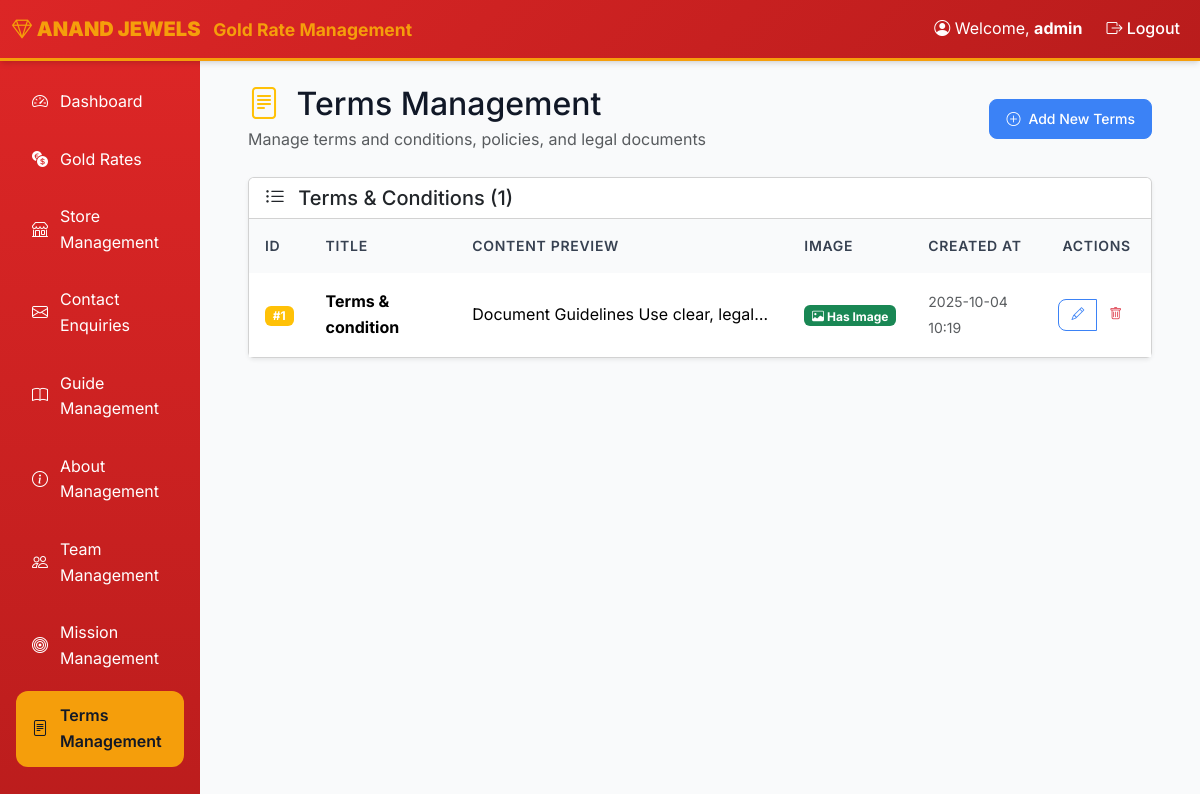
The page /admin/terms (signed in) on the database its author committed.
### models.py (models this page shows, shortened)
class AdminUser(Base):
    __tablename__ = "admin_users"
    id = Column(Integer, primary_key=True, index=True)
    username = Column(String, unique=True, index=True, nullable=False)
    password_hash = Column(String, nullable=False)

class Terms(Base):
    __tablename__ = "terms"
    id = Column(Integer, primary_key=True, index=True)
    title = Column(String, nullable=False)
    content = Column(Text, nullable=False)
    image = Column(String, nullable=True)  # Path to uploaded image
    created_at = Column(DateTime, default=func.now(), nullable=False)

### routers/admin.py (the view)
@router.get("/admin/terms", response_class=HTMLResponse)
async def list_terms(
    request: Request,
    db: Session = Depends(get_db),
    current_user: AdminUser = Depends(require_admin_auth)
):
    terms = db.query(Terms).order_by(desc(Terms.created_at)).all()
    jwt_token = request.session.get("jwt_token", "")
    return templates.TemplateResponse(
        "terms/list.html",
        {
            "request": request,
            "user": current_user,
            "terms": terms,
            "jwt_token": jwt_token
        }
    )

### templates/terms/list.html (shortened to what this page needs)
{% extends "base.html" %}
{% block content %}
<div class="container-fluid px-4">
    <div class="row mb-4">
        <div class="col-12">
            <div class="d-flex justify-content-between align-items-center">
                <div>
                    <h1 class="h2 mb-1">
                        <i class="bi bi-file-text text-warning me-2"></i>
                        Terms Management
                    </h1>
                    <p class="text-muted mb-0">Manage terms and conditions, policies, and legal documents</p>
                </div>
                <div>
                    <a href="/admin/terms/add" class="btn btn-primary">
                        <i class="bi bi-plus-circle"></i>
                        Add New Terms
                    </a>
                </div>
            </div>
        </div>
    </div>
    <div class="row">
        <div class="col-12">
            <div class="card shadow-sm">
                <div class="card-header bg-white">
                    <h5 class="card-title mb-0">
                        <i class="bi bi-list-ul me-2"></i>
                        Terms & Conditions ({{ terms|length }})
                    </h5>
                </div>
                <div class="card-body p-0">
                    {% if terms %}
                    <div class="table-responsive">
                        <table class="table table-hover mb-0">
                            <thead class="bg-light">
                                <tr>
                                    <th>ID</th>
                                    <th>Title</th>
                                    <th>Content Preview</th>
                                    <th>Image</th>
                                    <th>Created At</th>
                                    <th class="text-center">Actions</th>
                                </tr>
                            </thead>
                            <tbody>
                                {% for term in terms %}
                                <tr>
                                    <td>
                                        <span class="badge bg-warning">#{{ term.id }}</span>
                                    </td>
                                    <td>
                                        <strong>{{ term.title }}</strong>
                                    </td>
                                    <td>
                                        <div class="text-truncate" style="max-width: 300px;">
                                            {{ term.content[:100] }}{% if term.content|length > 100 %}...{% endif %}
                                        </div>
                                    </td>
                                    <td>
                                        {% if term.image %}
                                            <span class="badge bg-success">
                                                <i class="bi bi-image"></i> Has Image
                                            </span>
                                        {% else %}
                                            <span class="badge bg-secondary">
                                                <i class="bi bi-image"></i> No Image
                                            </span>
                                        {% endif %}
                                    </td>
                                    <td>
                                        <small class="text-muted">
                                            {{ term.created_at.strftime('%Y-%m-%d %H:%M') }}
                                        </small>
                                    </td>
                                    <td class="text-center">
                                        <div class="btn-group" role="group">
                                            <a href="/admin/terms/edit/{{ term.id }}"
                                               class="btn btn-sm btn-outline-primary"
                                               title="Edit">
                                                <i class="bi bi-pencil"></i>
                                            </a>
                                            <a href="/admin/terms/delete/{{ term.id }}"
                                               class="btn btn-sm btn-outline-danger"
                                               title="Delete"
                                               onclick="return confirm('Are you sure you want to delete this terms entry?')">
                                                <i class="bi bi-trash"></i>
                                            </a>
                                        </div>
                                    </td>
                                </tr>
                                {% endfor %}
                            </tbody>
                        </table>
                    </div>
                    {% endif %}
                </div>
            </div>
        </div>
    </div>
</div>
{% endblock %}

### templates/base.html (shortened to what this page needs)
<!DOCTYPE html>
<html lang="en">
<head>
    <link href="https://cdn.jsdelivr.net/npm/bootstrap@5.3.2/dist/css/bootstrap.min.css" rel="stylesheet">
    <link href="https://cdn.jsdelivr.net/npm/bootstrap-icons@1.10.0/font/bootstrap-icons.css" rel="stylesheet">
    <link href="/static/style.css" rel="stylesheet">
</head>
<body>
    {% block navbar %}
    {% if user %}
    <nav class="navbar navbar-expand-lg navbar-dark">
        <div class="container-fluid">
            <a class="navbar-brand" href="/admin">
                <i class="bi bi-gem"></i>
                <strong>ANAND JEWELS</strong>
                <small class="d-none d-md-inline-block ms-2">Gold Rate Management</small>
            </a>
            <div class="collapse navbar-collapse" id="navbarNav">
                <div class="navbar-nav ms-auto">
                    <span class="navbar-text me-3">
                        <i class="bi bi-person-circle"></i> Welcome, <strong>{{ user.username }}</strong>
                    </span>
                    <a class="nav-link" href="/admin/logout">
                        <i class="bi bi-box-arrow-right"></i> Logout
                    </a>
                </div>
            </div>
        </div>
    </nav>
    {% endif %}
    {% endblock %}
    <div class="container-fluid">
        <div class="row">
            {% if user %}
            <div class="col-md-3 col-lg-2 sidebar p-3 d-none d-md-block">
                <ul class="nav nav-pills flex-column">
                    <li class="nav-item">
                        <a class="nav-link {% if request.url.path == '/admin' %}active{% endif %}" href="/admin">
                            <i class="bi bi-speedometer2"></i> Dashboard
                        </a>
                    </li>
                    <li class="nav-item">
                        <a class="nav-link {% if 'gold-rates' in request.url.path %}active{% endif %}" href="/admin/gold-rates">
                            <i class="bi bi-currency-exchange"></i> Gold Rates
                        </a>
                    </li>
                    <li class="nav-item">
                        <a class="nav-link {% if 'stores' in request.url.path %}active{% endif %}" href="/admin/stores">
                            <i class="bi bi-shop"></i> Store Management
                        </a>
                    </li>
                    <li class="nav-item">
                        <a class="nav-link {% if 'contact-enquiries' in request.url.path %}active{% endif %}" href="/admin/contact-enquiries">
                            <i class="bi bi-envelope"></i> Contact Enquiries
                        </a>
                    </li>
                    <li class="nav-item">
                        <a class="nav-link {% if 'guides' in request.url.path %}active{% endif %}" href="/admin/guides">
                            <i class="bi bi-book"></i> Guide Management
                        </a>
                    </li>
                    <li class="nav-item">
                        <a class="nav-link {% if 'about' in request.url.path %}active{% endif %}" href="/admin/about">
                            <i class="bi bi-info-circle"></i> About Management
                        </a>
                    </li>
                    <li class="nav-item">
                        <a class="nav-link {% if 'team' in request.url.path %}active{% endif %}" href="/admin/team">
                            <i class="bi bi-people"></i> Team Management
                        </a>
                    </li>
                    <li class="nav-item">
                        <a class="nav-link {% if 'missions' in request.url.path %}active{% endif %}" href="/admin/missions">
                            <i class="bi bi-bullseye"></i> Mission Management
                        </a>
                    </li>
                    <li class="nav-item">
                        <a class="nav-link {% if 'terms' in request.url.path %}active{% endif %}" href="/admin/terms">
                            <i class="bi bi-file-text"></i> Terms Management
                        </a>
                    </li>
                </ul>
            </div>
            {% endif %}
            <div class="{% if user %}col-md-9 col-lg-10{% else %}col-12{% endif %} {% if user %}main-content{% endif %} p-4">
                {% block content %}{% endblock %}
            </div>
        </div>
    </div>
</body>
</html>

### static/style.css (style rules this page uses)
:root { --primary: #DC2626; --secondary: #F59E0B; --success: #10B981; --warning: #F59E0B; --info: #3B82F6; --danger: #EF4444; --white: #FFFFFF; --gray-50: #F9FAFB; --gray-100: #F3F4F6; --gray-200: #E5E7EB; --gray-300: #D1D5DB; --gray-400: #9CA3AF; --gray-500: #6B7280; --gray-600: #4B5563; --gray-700: #374151; --gray-800: #1F2937; --gray-900: #111827; --space-1: 0.25rem; --space-2: 0.5rem; --space-3: 0.75rem; --space-4: 1rem; --space-5: 1.25rem; --space-6: 1.5rem; --space-8: 2rem; --space-10: 2.5rem; --space-12: 3rem; --radius-sm: 0.375rem; --radius: 0.5rem; --radius-lg: 0.75rem; --radius-xl: 1rem; --radius-2xl: 1.5rem; --shadow-sm: 0 1px 2px 0 rgb(0 0 0 / 0.05); --shadow: 0 1px 3px 0 rgb(0 0 0 / 0.1), 0 1px 2px -1px rgb(0 0 0 / 0.1); --shadow-md: 0 4px 6px -1px rgb(0 0 0 / 0.1), 0 2px 4px -2px rgb(0 0 0 / 0.1); --shadow-lg: 0 10px 15px -3px rgb(0 0 0 / 0.1), 0 4px 6px -4px rgb(0 0 0 / 0.1); --shadow-xl: 0 20px 25px -5px rgb(0 0 0 / 0.1), 0 8px 10px -6px rgb(0 0 0 / 0.1); --font-sans: 'Inter', -apple-system, BlinkMacSystemFont, 'Segoe UI', Roboto, sans-serif; }
* { box-sizing: border-box; }
body { font-family: var(--font-sans); background-color: var(--gray-50); color: var(--gray-900); line-height: 1.6; margin: 0; padding: 0; }
.navbar { background: linear-gradient(135deg, var(--primary), #B91C1C); border-bottom: 3px solid var(--secondary); box-shadow: var(--shadow-md); }
.navbar-brand { font-weight: 700; color: var(--secondary) !important; font-size: 1.25rem; }
.navbar-nav .nav-link { color: var(--white) !important; font-weight: 500; transition: color 0.2s ease; }
.navbar-text { color: var(--white) !important; }
.sidebar { background: linear-gradient(180deg, var(--primary), #B91C1C); min-height: 100vh; padding: var(--space-6); }
.sidebar .nav-link { color: var(--white) !important; padding: var(--space-3) var(--space-4); border-radius: var(--radius-lg); margin-bottom: var(--space-2); transition: all 0.2s ease; display: flex; align-items: center; gap: var(--space-3); }
.sidebar .nav-link.active { background-color: var(--secondary); color: var(--gray-900) !important; font-weight: 600; }
.table { margin-bottom: 0; }
.table thead th { background: var(--gray-50); border: none; color: var(--gray-700); font-weight: 600; padding: var(--space-4); font-size: 0.875rem; text-transform: uppercase; letter-spacing: 0.05em; }
.table tbody td { padding: var(--space-4); border-bottom: 1px solid var(--gray-100); vertical-align: middle; }
.table tbody tr:last-child td { border-bottom: none; }
.btn { display: inline-flex; align-items: center; justify-content: center; gap: var(--space-2); padding: var(--space-3) var(--space-4); border-radius: var(--radius); font-weight: 500; text-decoration: none; border: 1px solid transparent; cursor: pointer; transition: all 0.2s ease; font-size: 0.875rem; line-height: 1; }
.btn-primary { background: var(--info); color: var(--white); border-color: var(--info); }
.btn-outline-primary { background: transparent; color: var(--info); border-color: var(--info); }
.btn-sm { padding: var(--space-2) var(--space-3); font-size: 0.8rem; }
.text-center { text-align: center; }
.d-flex { display: flex; }
.d-none { display: none; }
.align-items-center { align-items: center; }
.justify-content-between { justify-content: space-between; }
.mb-0 { margin-bottom: 0; }
.me-2 { margin-right: var(--space-2); }
.me-3 { margin-right: var(--space-3); }

### rows shown on the page
AdminUser: username "admin"
Terms: id "1", title "Terms & condition", content "Document Guidelines Use clear, legal…", shows "Has Image", created_at "2025-10-04 10:19"

### other values the page prints
{{ terms|length }} "1"
